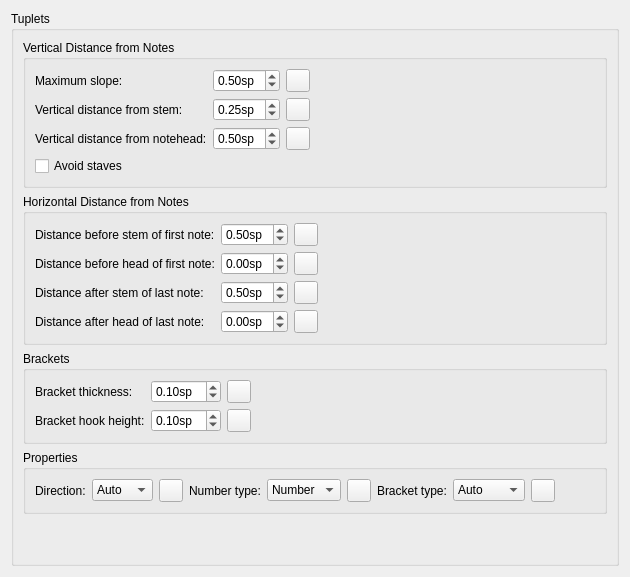
      <widget class="QWidget" name="PageTuplets">
       <layout class="QVBoxLayout" name="verticalLayout_301">
        <property name="spacing">
         <number>0</number>
        </property>
        <item>
         <widget class="QGroupBox" name="groupBox">
          <property name="title">
           <string>Tuplets</string>
          </property>
          <layout class="QVBoxLayout" name="verticalLayout_38">
           <item>
            <widget class="QGroupBox" name="verticalDistance">
             <property name="title">
              <string>Vertical Distance from Notes</string>
             </property>
             <layout class="QGridLayout" name="gridLayout_20">
              <item row="3" column="0">
               <widget class="QCheckBox" name="tupletOutOfStaff">
                <property name="text">
                 <string>Avoid staves</string>
                </property>
               </widget>
              </item>
              <item row="1" column="1">
               <widget class="QDoubleSpinBox" name="tupletVStemDistance">
                <property name="suffix">
                 <string>sp</string>
                </property>
                <property name="minimum">
                 <double>-5.000000000000000</double>
                </property>
                <property name="maximum">
                 <double>5.000000000000000</double>
                </property>
                <property name="singleStep">
                 <double>0.050000000000000</double>
                </property>
                <property name="value">
                 <double>0.250000000000000</double>
                </property>
               </widget>
              </item>
              <item row="0" column="1">
               <widget class="QDoubleSpinBox" name="tupletMaxSlope">
                <property name="suffix">
                 <string extracomment="spatium unit">sp</string>
                </property>
                <property name="maximum">
                 <double>1.000000000000000</double>
                </property>
                <property name="singleStep">
                 <double>0.050000000000000</double>
                </property>
                <property name="value">
                 <double>0.500000000000000</double>
                </property>
               </widget>
              </item>
              <item row="0" column="0">
               <widget class="QLabel" name="label_48">
                <property name="text">
                 <string>Maximum slope:</string>
                </property>
                <property name="buddy">
                 <cstring>tupletMaxSlope</cstring>
                </property>
               </widget>
              </item>
              <item row="2" column="0">
               <widget class="QLabel" name="label_50">
                <property name="text">
                 <string>Vertical distance from notehead:</string>
                </property>
                <property name="buddy">
                 <cstring>tupletVHeadDistance</cstring>
                </property>
               </widget>
              </item>
              <item row="2" column="1">
               <widget class="QDoubleSpinBox" name="tupletVHeadDistance">
                <property name="suffix">
                 <string>sp</string>
                </property>
                <property name="minimum">
                 <double>-5.000000000000000</double>
                </property>
                <property name="maximum">
                 <double>5.000000000000000</double>
                </property>
                <property name="singleStep">
                 <double>0.050000000000000</double>
                </property>
                <property name="value">
                 <double>0.500000000000000</double>
                </property>
               </widget>
              </item>
              <item row="1" column="0">
               <widget class="QLabel" name="label_49">
                <property name="text">
                 <string>Vertical distance from stem:</string>
                </property>
                <property name="buddy">
                 <cstring>tupletVStemDistance</cstring>
                </property>
               </widget>
              </item>
              <item row="0" column="3">
               <spacer name="horizontalSpacer_28">
                <property name="orientation">
                 <enum>Qt::Horizontal</enum>
                </property>
                <property name="sizeHint" stdset="0">
                 <size>
                  <width>40</width>
                  <height>20</height>
                 </size>
                </property>
               </spacer>
              </item>
              <item row="2" column="2">
               <widget class="QToolButton" name="resetTupletVHeadDistance">
                <property name="sizePolicy">
                 <sizepolicy hsizetype="Fixed" vsizetype="Fixed">
                  <horstretch>0</horstretch>
                  <verstretch>0</verstretch>
                 </sizepolicy>
                </property>
                <property name="toolTip">
                 <string>Reset to default</string>
                </property>
                <property name="accessibleName">
                 <string>Reset 'Vertical distance from notehead' value</string>
                </property>
                <property name="text">
                 <string notr="true"/>
                </property>
                <property name="icon">
                 <iconset resource="musescore.qrc">
                  <normaloff>:/data/icons/edit-reset.svg</normaloff>:/data/icons/edit-reset.svg</iconset>
                </property>
               </widget>
              </item>
              <item row="1" column="2">
               <widget class="QToolButton" name="resetTupletVStemDistance">
                <property name="sizePolicy">
                 <sizepolicy hsizetype="Fixed" vsizetype="Fixed">
                  <horstretch>0</horstretch>
                  <verstretch>0</verstretch>
                 </sizepolicy>
                </property>
                <property name="toolTip">
                 <string>Reset to default</string>
                </property>
                <property name="accessibleName">
                 <string>Reset 'Vertical distance from stem' value</string>
                </property>
                <property name="text">
                 <string notr="true"/>
                </property>
                <property name="icon">
                 <iconset resource="musescore.qrc">
                  <normaloff>:/data/icons/edit-reset.svg</normaloff>:/data/icons/edit-reset.svg</iconset>
                </property>
               </widget>
              </item>
              <item row="0" column="2">
               <widget class="QToolButton" name="resetTupletMaxSlope">
                <property name="sizePolicy">
                 <sizepolicy hsizetype="Fixed" vsizetype="Fixed">
                  <horstretch>0</horstretch>
                  <verstretch>0</verstretch>
                 </sizepolicy>
                </property>
                <property name="toolTip">
                 <string>Reset to default</string>
                </property>
                <property name="accessibleName">
                 <string>Reset 'Maximum slope' value</string>
                </property>
                <property name="text">
                 <string notr="true"/>
                </property>
                <property name="icon">
                 <iconset resource="musescore.qrc">
                  <normaloff>:/data/icons/edit-reset.svg</normaloff>:/data/icons/edit-reset.svg</iconset>
                </property>
               </widget>
              </item>
             </layout>
            </widget>
           </item>
           <item>
            <widget class="QGroupBox" name="groupBox_26">
             <property name="title">
              <string>Horizontal Distance from Notes</string>
             </property>
             <layout class="QGridLayout" name="gridLayout_17">
              <item row="0" column="0">
               <widget class="QLabel" name="label_51">
                <property name="text">
                 <string>Distance before stem of first note:</string>
                </property>
                <property name="buddy">
                 <cstring>tupletStemLeftDistance</cstring>
                </property>
               </widget>
              </item>
              <item row="0" column="1">
               <widget class="QDoubleSpinBox" name="tupletStemLeftDistance">
                <property name="suffix">
                 <string>sp</string>
                </property>
                <property name="minimum">
                 <double>-5.000000000000000</double>
                </property>
                <property name="maximum">
                 <double>5.000000000000000</double>
                </property>
                <property name="singleStep">
                 <double>0.050000000000000</double>
                </property>
                <property name="value">
                 <double>0.500000000000000</double>
                </property>
               </widget>
              </item>
              <item row="1" column="0">
               <widget class="QLabel" name="label_55">
                <property name="text">
                 <string>Distance before head of first note:</string>
                </property>
                <property name="buddy">
                 <cstring>tupletNoteLeftDistance</cstring>
                </property>
               </widget>
              </item>
              <item row="1" column="1">
               <widget class="QDoubleSpinBox" name="tupletNoteLeftDistance">
                <property name="suffix">
                 <string>sp</string>
                </property>
                <property name="minimum">
                 <double>-5.000000000000000</double>
                </property>
                <property name="maximum">
                 <double>5.000000000000000</double>
                </property>
                <property name="singleStep">
                 <double>0.050000000000000</double>
                </property>
               </widget>
              </item>
              <item row="2" column="0">
               <widget class="QLabel" name="label_56">
                <property name="text">
                 <string>Distance after stem of last note:</string>
                </property>
                <property name="buddy">
                 <cstring>tupletStemRightDistance</cstring>
                </property>
               </widget>
              </item>
              <item row="2" column="1">
               <widget class="QDoubleSpinBox" name="tupletStemRightDistance">
                <property name="suffix">
                 <string>sp</string>
                </property>
                <property name="minimum">
                 <double>-5.000000000000000</double>
                </property>
                <property name="maximum">
                 <double>5.000000000000000</double>
                </property>
                <property name="singleStep">
                 <double>0.050000000000000</double>
                </property>
                <property name="value">
                 <double>0.500000000000000</double>
                </property>
               </widget>
              </item>
              <item row="3" column="0">
               <widget class="QLabel" name="label_58">
                <property name="text">
                 <string>Distance after head of last note:</string>
                </property>
                <property name="buddy">
                 <cstring>tupletNoteRightDistance</cstring>
                </property>
               </widget>
              </item>
              <item row="3" column="1">
               <widget class="QDoubleSpinBox" name="tupletNoteRightDistance">
                <property name="suffix">
                 <string>sp</string>
                </property>
                <property name="minimum">
                 <double>-5.000000000000000</double>
                </property>
                <property name="maximum">
                 <double>5.000000000000000</double>
                </property>
                <property name="singleStep">
                 <double>0.050000000000000</double>
                </property>
               </widget>
              </item>
              <item row="0" column="3">
               <spacer name="horizontalSpacer_27">
                <property name="orientation">
                 <enum>Qt::Horizontal</enum>
                </property>
                <property name="sizeHint" stdset="0">
                 <size>
                  <width>40</width>
                  <height>20</height>
                 </size>
                </property>
               </spacer>
              </item>
              <item row="3" column="2">
               <widget class="QToolButton" name="resetTupletNoteRightDistance">
                <property name="sizePolicy">
                 <sizepolicy hsizetype="Fixed" vsizetype="Fixed">
                  <horstretch>0</horstretch>
                  <verstretch>0</verstretch>
                 </sizepolicy>
                </property>
                <property name="toolTip">
                 <string>Reset to default</string>
                </property>
                <property name="accessibleName">
                 <string>Reset 'Distance after head of last note' value</string>
                </property>
                <property name="text">
                 <string notr="true"/>
                </property>
                <property name="icon">
                 <iconset resource="musescore.qrc">
                  <normaloff>:/data/icons/edit-reset.svg</normaloff>:/data/icons/edit-reset.svg</iconset>
                </property>
               </widget>
              </item>
              <item row="2" column="2">
               <widget class="QToolButton" name="resetTupletStemRightDistance">
                <property name="sizePolicy">
                 <sizepolicy hsizetype="Fixed" vsizetype="Fixed">
                  <horstretch>0</horstretch>
                  <verstretch>0</verstretch>
                 </sizepolicy>
                </property>
                <property name="toolTip">
                 <string>Reset to default</string>
                </property>
                <property name="accessibleName">
                 <string>Reset 'Distance after stem of last note' value</string>
                </property>
                <property name="text">
                 <string notr="true"/>
                </property>
                <property name="icon">
                 <iconset resource="musescore.qrc">
                  <normaloff>:/data/icons/edit-reset.svg</normaloff>:/data/icons/edit-reset.svg</iconset>
                </property>
               </widget>
              </item>
              <item row="1" column="2">
               <widget class="QToolButton" name="resetTupletNoteLeftDistance">
                <property name="sizePolicy">
                 <sizepolicy hsizetype="Fixed" vsizetype="Fixed">
                  <horstretch>0</horstretch>
                  <verstretch>0</verstretch>
                 </sizepolicy>
                </property>
                <property name="toolTip">
                 <string>Reset to default</string>
                </property>
                <property name="accessibleName">
                 <string>Reset 'Distance before head of first note' value</string>
                </property>
                <property name="text">
                 <string notr="true"/>
                </property>
                <property name="icon">
                 <iconset resource="musescore.qrc">
                  <normaloff>:/data/icons/edit-reset.svg</normaloff>:/data/icons/edit-reset.svg</iconset>
                </property>
               </widget>
              </item>
              <item row="0" column="2">
               <widget class="QToolButton" name="resetTupletStemLeftDistance">
                <property name="sizePolicy">
                 <sizepolicy hsizetype="Fixed" vsizetype="Fixed">
                  <horstretch>0</horstretch>
                  <verstretch>0</verstretch>
                 </sizepolicy>
                </property>
                <property name="toolTip">
                 <string>Reset to default</string>
                </property>
                <property name="accessibleName">
                 <string>Reset 'Distance before stem of first note' value</string>
                </property>
                <property name="text">
                 <string notr="true"/>
                </property>
                <property name="icon">
                 <iconset resource="musescore.qrc">
                  <normaloff>:/data/icons/edit-reset.svg</normaloff>:/data/icons/edit-reset.svg</iconset>
                </property>
               </widget>
              </item>
             </layout>
            </widget>
           </item>
           <item>
            <widget class="QGroupBox" name="groupBox_19">
             <property name="title">
              <string>Brackets</string>
             </property>
             <layout class="QGridLayout" name="gridLayout_21">
              <item row="0" column="0">
               <widget class="QLabel" name="label_6">
                <property name="text">
                 <string>Bracket thickness:</string>
                </property>
                <property name="buddy">
                 <cstring>tupletBracketWidth</cstring>
                </property>
               </widget>
              </item>
              <item row="0" column="3">
               <spacer name="horizontalSpacer_29">
                <property name="orientation">
                 <enum>Qt::Horizontal</enum>
                </property>
                <property name="sizeHint" stdset="0">
                 <size>
                  <width>40</width>
                  <height>20</height>
                 </size>
                </property>
               </spacer>
              </item>
              <item row="0" column="2">
               <widget class="QToolButton" name="resetTupletBracketWidth">
                <property name="sizePolicy">
                 <sizepolicy hsizetype="Fixed" vsizetype="Fixed">
                  <horstretch>0</horstretch>
                  <verstretch>0</verstretch>
                 </sizepolicy>
                </property>
                <property name="toolTip">
                 <string>Reset to default</string>
                </property>
                <property name="accessibleName">
                 <string>Reset 'Bracket hook height' value</string>
                </property>
                <property name="text">
                 <string notr="true"/>
                </property>
                <property name="icon">
                 <iconset resource="musescore.qrc">
                  <normaloff>:/data/icons/edit-reset.svg</normaloff>:/data/icons/edit-reset.svg</iconset>
                </property>
               </widget>
              </item>
              <item row="1" column="0">
               <widget class="QLabel" name="label_187">
                <property name="text">
                 <string>Bracket hook height:</string>
                </property>
               </widget>
              </item>
              <item row="0" column="1">
               <widget class="QDoubleSpinBox" name="tupletBracketWidth">
                <property name="suffix">
                 <string>sp</string>
                </property>
                <property name="minimum">
                 <double>0.050000000000000</double>
                </property>
                <property name="maximum">
                 <double>1.000000000000000</double>
                </property>
                <property name="singleStep">
                 <double>0.050000000000000</double>
                </property>
                <property name="value">
                 <double>0.100000000000000</double>
                </property>
               </widget>
              </item>
              <item row="1" column="1">
               <widget class="QDoubleSpinBox" name="tupletBracketHookHeight">
                <property name="suffix">
                 <string>sp</string>
                </property>
                <property name="minimum">
                 <double>0.050000000000000</double>
                </property>
                <property name="maximum">
                 <double>10.000000000000000</double>
                </property>
                <property name="singleStep">
                 <double>0.050000000000000</double>
                </property>
                <property name="value">
                 <double>0.100000000000000</double>
                </property>
               </widget>
              </item>
              <item row="1" column="2">
               <widget class="QToolButton" name="resetTupletBracketHookHeight">
                <property name="sizePolicy">
                 <sizepolicy hsizetype="Fixed" vsizetype="Fixed">
                  <horstretch>0</horstretch>
                  <verstretch>0</verstretch>
                 </sizepolicy>
                </property>
                <property name="toolTip">
                 <string>Reset to default</string>
                </property>
                <property name="accessibleName">
                 <string>Reset 'Bracket thickness' value</string>
                </property>
                <property name="text">
                 <string notr="true"/>
                </property>
                <property name="icon">
                 <iconset resource="musescore.qrc">
                  <normaloff>:/data/icons/edit-reset.svg</normaloff>:/data/icons/edit-reset.svg</iconset>
                </property>
               </widget>
              </item>
             </layout>
            </widget>
           </item>
           <item>
            <widget class="QGroupBox" name="groupBox_30">
             <property name="title">
              <string>Properties</string>
             </property>
             <layout class="QGridLayout" name="gridLayout_19">
              <item row="0" column="0">
               <widget class="QLabel" name="label_114">
                <property name="text">
                 <string>Direction:</string>
                </property>
                <property name="buddy">
                 <cstring>tupletDirection</cstring>
                </property>
               </widget>
              </item>
              <item row="0" column="1">
               <widget class="QComboBox" name="tupletDirection">
                <item>
                 <property name="text">
                  <string>Auto</string>
                 </property>
                </item>
                <item>
                 <property name="text">
                  <string>Up</string>
                 </property>
                </item>
                <item>
                 <property name="text">
                  <string>Down</string>
                 </property>
                </item>
               </widget>
              </item>
              <item row="0" column="2">
               <widget class="QToolButton" name="resetTupletDirection">
                <property name="sizePolicy">
                 <sizepolicy hsizetype="Fixed" vsizetype="Fixed">
                  <horstretch>0</horstretch>
                  <verstretch>0</verstretch>
                 </sizepolicy>
                </property>
                <property name="toolTip">
                 <string>Reset to default</string>
                </property>
                <property name="accessibleName">
                 <string>Reset 'Direction' value</string>
                </property>
                <property name="text">
                 <string notr="true"/>
                </property>
                <property name="icon">
                 <iconset resource="musescore.qrc">
                  <normaloff>:/data/icons/edit-reset.svg</normaloff>:/data/icons/edit-reset.svg</iconset>
                </property>
               </widget>
              </item>
              <item row="0" column="4">
               <widget class="QComboBox" name="tupletNumberType">
                <item>
                 <property name="text">
                  <string>Number</string>
                 </property>
                </item>
                <item>
                 <property name="text">
                  <string>Ratio</string>
                 </property>
                </item>
                <item>
                 <property name="text">
                  <string>None</string>
                 </property>
                </item>
               </widget>
              </item>
              <item row="0" column="3">
               <widget class="QLabel" name="label_115">
                <property name="text">
                 <string>Number type:</string>
                </property>
                <property name="buddy">
                 <cstring>tupletNumberType</cstring>
                </property>
               </widget>
              </item>
              <item row="0" column="8">
               <widget class="QToolButton" name="resetTupletBracketType">
                <property name="sizePolicy">
                 <sizepolicy hsizetype="Fixed" vsizetype="Fixed">
                  <horstretch>0</horstretch>
                  <verstretch>0</verstretch>
                 </sizepolicy>
                </property>
                <property name="toolTip">
                 <string>Reset to default</string>
                </property>
                <property name="accessibleName">
                 <string>Reset 'Bracket type' value</string>
                </property>
                <property name="text">
                 <string notr="true"/>
                </property>
                <property name="icon">
                 <iconset resource="musescore.qrc">
                  <normaloff>:/data/icons/edit-reset.svg</normaloff>:/data/icons/edit-reset.svg</iconset>
                </property>
               </widget>
              </item>
              <item row="0" column="7">
               <widget class="QComboBox" name="tupletBracketType">
                <item>
                 <property name="text">
                  <string>Auto</string>
                 </property>
                </item>
                <item>
                 <property name="text">
                  <string>Bracket</string>
                 </property>
                </item>
                <item>
                 <property name="text">
                  <string>None</string>
                 </property>
                </item>
               </widget>
              </item>
              <item row="0" column="6">
               <widget class="QLabel" name="label_116">
                <property name="text">
                 <string>Bracket type:</string>
                </property>
                <property name="buddy">
                 <cstring>tupletBracketType</cstring>
                </property>
               </widget>
              </item>
              <item row="0" column="5">
               <widget class="QToolButton" name="resetTupletNumberType">
                <property name="sizePolicy">
                 <sizepolicy hsizetype="Fixed" vsizetype="Fixed">
                  <horstretch>0</horstretch>
                  <verstretch>0</verstretch>
                 </sizepolicy>
                </property>
                <property name="toolTip">
                 <string>Reset to default</string>
                </property>
                <property name="accessibleName">
                 <string>Reset 'Number type' value</string>
                </property>
                <property name="text">
                 <string notr="true"/>
                </property>
                <property name="icon">
                 <iconset resource="musescore.qrc">
                  <normaloff>:/data/icons/edit-reset.svg</normaloff>:/data/icons/edit-reset.svg</iconset>
                </property>
               </widget>
              </item>
              <item row="0" column="9">
               <spacer name="horizontalSpacer_26">
                <property name="orientation">
                 <enum>Qt::Horizontal</enum>
                </property>
                <property name="sizeHint" stdset="0">
                 <size>
                  <width>40</width>
                  <height>20</height>
                 </size>
                </property>
               </spacer>
              </item>
             </layout>
            </widget>
           </item>
           <item>
            <spacer name="verticalSpacer_3">
             <property name="orientation">
              <enum>Qt::Vertical</enum>
             </property>
             <property name="sizeHint" stdset="0">
              <size>
               <width>20</width>
               <height>40</height>
              </size>
             </property>
            </spacer>
           </item>
          </layout>
         </widget>
        </item>
       </layout>
      </widget>
